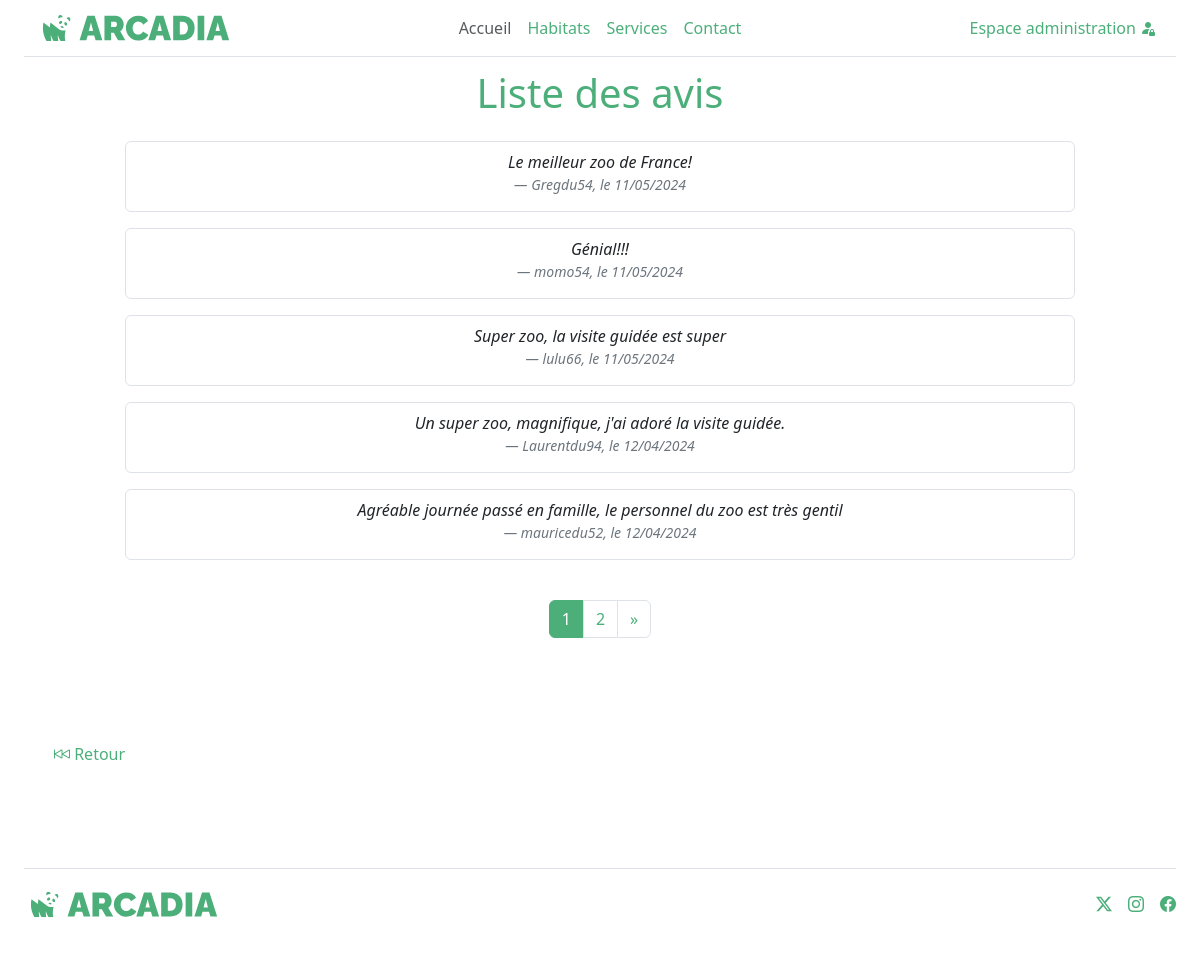
Screenshot of /index.php?controller=review&action=list&page=1 with the database file from the repository.
### tables this page shows
CREATE TABLE IF NOT EXISTS `review` (
  `id` int(10) unsigned NOT NULL AUTO_INCREMENT,
  `user_name` varchar(50) NOT NULL,
  `content` text NOT NULL,
  `created_at` datetime NOT NULL DEFAULT current_timestamp(),
  `is_validated` tinyint(1) DEFAULT 0,
  `on_home_page` tinyint(1) NOT NULL DEFAULT 0,
  PRIMARY KEY (`id`)
);

### index.php (called while the page is built, shortened)
<?php
$controller = new Controller();
$controller->route();

### src/Security/Security.php (called while the page is built, shortened)
<?php
class Security
{
    public static function isAdmin(): bool
    {
        return isset($_SESSION['user']) && $_SESSION['user']['role'] === 'admin';
    }
    public static function isEmployee(): bool
    {
        return isset($_SESSION['user']) && $_SESSION['user']['role'] === 'employee';
    }
}

### db_config.php (called while the page is built, shortened)
<?php
if (file_exists(__DIR__ . '/.env')) {
    $dotenv = Dotenv::createImmutable(__DIR__);
    $dotenv->load();
    return [
        'db_name' => $_ENV['DB_NAME'],
        'db_user' => $_ENV['DB_USER'],
        'db_password' => $_ENV['DB_PASSWORD'],
        'db_port' => $_ENV['DB_PORT'],
        'db_host' => $_ENV['DB_HOST'],
    ];
} else {
    return [
        'db_name' => $_ENV['DB_NAME'],
        'db_user' => $_ENV['DB_USER'],
        'db_password' => $_ENV['DB_PASSWORD'],
        'db_port' => $_ENV['DB_PORT'],
        'db_host' => $_ENV['DB_HOST'],
    ];
}

### src/Db/Mysql.php (called while the page is built, shortened)
<?php
class Mysql
{
    private $db_name;
    private $db_user;
    private $db_password;
    private $db_port;
    private $db_host;
    private $pdo = null;
    private static $_instance = null;
    private function __construct()
    {
        $conf = require_once _ROOTPATH_ . '/db_config.php';
    }
    public static function getInstance(): self
    {
        if (is_null(self::$_instance)) {
            self::$_instance = new Mysql();
        }
        return self::$_instance;
    }
    public function getPDO(): \PDO
    {
        if (is_null($this->pdo)) {
            $this->pdo = new \PDO('mysql:dbname=' . $this->db_name . ';charset=utf8;host=' . $this->db_host . ':' . $this->db_port, $this->db_user, $this->db_password);
        }
        return $this->pdo;
    }
}

### src/Repository/Repository.php (called while the page is built, shortened)
<?php
class Repository
{
    public function __construct()
    {
        $mysql = Mysql::getInstance();
        $this->pdo = $mysql->getPDO();
    }
}

### src/Repository/ReviewRepository.php (called while the page is built, shortened)
<?php
class ReviewRepository extends Repository
{
    public function count()
    {
        if (Security::isAdmin() | Security::isEmployee()) {
            $query = $this->pdo->query('SELECT COUNT(id) FROM review');
            return (int)$query->fetch($this->pdo::FETCH_NUM)[0];
        } else {
            $query = $this->pdo->query('SELECT COUNT(id) FROM review WHERE is_validated = 1');
            return (int)$query->fetch($this->pdo::FETCH_NUM)[0];
        }
    }
    public function showPageReviews($currentPage, $perPage)
    {
        if (Security::isAdmin() | Security::isEmployee()) {
            $query = $this->pdo->query('SELECT * FROM review ORDER BY created_at DESC LIMIT ' . $perPage . ' OFFSET ' . ($currentPage - 1) * $perPage);
        } else {
            $query = $this->pdo->query('SELECT * FROM review WHERE is_validated = 1 ORDER BY created_at DESC LIMIT ' . $perPage . ' OFFSET ' . ($currentPage - 1) * $perPage);
        }
        $reviews = $query->fetchAll($this->pdo::FETCH_ASSOC);
        $reviewEntities = [];
        if ($reviews) {
            foreach ($reviews as $review) {
                $reviewEntities[] = Review::createAndHydrate($review);
            }
        }
        return $reviewEntities;
    }
}

### src/Entity/Entity.php (called while the page is built, shortened)
<?php
class Entity
{
    public static function createAndHydrate(array $data): static
    {
        $entity = new static();
        $entity->hydrate($data);
        return $entity;
    }
    public function hydrate(array $data)
    {
        if (count($data) > 0) {
            foreach ($data as $key => $value) {
                $methodName = 'set' . StringTools::toPascalCase($key);
                if (method_exists($this, $methodName)) {
                    if ($key == 'created_at') {
                        $value = new \DateTime($value);
                    } else if ($key == 'updated_at') {
                        $value = new \DateTime($value);
                    } else if ($key == 'passing_date') {
                        $value = new \DateTime($value);
                    } else if ($key == 'give_at') {
                        $value = new \DateTime($value);
                    }
                }
            }
        }
    }
}

### src/Tools/StringTools.php (called while the page is built, shortened)
<?php
class StringTools
{
    public static function toCamelCase($value, $pascalCase = false)
    {
        $value = ucwords(str_replace(array('-', '_'), ' ', $value));
        $value = str_replace(' ', '', $value);
        if ($pascalCase === false) {
            return lcfirst($value);
        } else {
            return $value;
        }
    }
    public static function toPascalCase($value)
    {
        return self::toCamelCase($value, true);
    }
}

### src/Entity/Review.php (called while the page is built, shortened)
<?php
class Review extends Entity
{
    protected ?string $user_name = '';
    protected ?string $content = '';
    protected ?DateTime $created_at = null;
    public function setId($id): self
    {
        return $this;
    }
    public function getUserName(): string
    {
        return $this->user_name;
    }
    public function setUserName($user_name): self
    {
        $this->user_name = $user_name;
        return $this;
    }
    public function getContent(): string
    {
        return $this->content;
    }
    public function setContent($content): self
    {
        $this->content = $content;
        return $this;
    }
    public function getCreatedAt()
    {
        return $this->created_at;
    }
    public function setCreatedAt(DateTime $created_at): self
    {
        $this->created_at = $created_at;
        return $this;
    }
    public function setIsValidated($is_validated): self
    {
        return $this;
    }
    public function setOnHomePage($on_home_page): self
    {
        return $this;
    }
}

### templates/review/list.php (the view, shortened to what this page needs)
<?php
require_once _ROOTPATH_ . '/templates/header.php'; ?>
<main class="container pt-1 pb-5">
    <div class="justify-content-center text-center pb-3">
        <h1 class="pb-3">Liste des avis</h1>
        <div class="text-center row justify-content-evenly reviews">
            <?php if (Security::isEmployee() | Security::isAdmin()) {
                foreach ($reviews as $review) { ?>
                    <div class="border rounded pt-2 mb-3 fst-italic col-10">
                        <p><?= $review->getContent() ?></p>
                        <div class="blockquote-footer"><?= $review->getUsername(); ?>, le <?= ($review->getCreatedAt())->format('d/m/Y'); ?></div>
                        <div class="d-flex justify-content-between align-items-center">
                            <form method="POST" class="pb-2">
                                <input type="hidden" name="id" value="<?= $review->getId() ?>">
                                <?php if ($review->getIsValidated() == 0) { ?>
                                    <input type="submit" class="btn btn-success" value="Valider" name="validateReview">
                                <?php } else { ?>
                                    <input type="submit" class="btn btn-outline-success" value="Invalider" name="unvalidateReview">
                                <?php } ?>
                            </form>
                            <?php if ($review->getIsValidated() == 1) { ?>
                                <form method="POST" class="pb-2">
                                    <input type="hidden" name="id" value="<?= $review->getId() ?>">
                                    <?php if ($review->getOnHomePage() == 0) { ?>
                                        <button type="submit" class="btn fs-3 bi bi-star" name="favoriteReview">
                                        </button>
                                    <?php } else { ?>
                                        <button type="submit" class="btn  fs-3 bi bi-star-fill" name="unfavoriteReview">
                                        </button>
                                    <?php } ?>
                                </form>
                            <?php } ?>
                            <div class="pb-2">
                                <button type="button" class="btn btn-danger" data-bs-toggle="modal" data-bs-target="#deleteReview">
                                    Supprimer
                                </button>
                            </div>
                            <div class="modal fade" id="deleteReview" tabindex="-1" aria-labelledby="addReviewLabel" aria-hidden="true">
                                <div class="modal-dialog modal-dialog-centered">
                                    <div class="modal-content">
                                        <div class="modal-body">
                                            <p>Etes-vous sûr de vouloir supprimer cet avis?</p>
                                            <form method="POST" class="pb-2">
                                                <input type="hidden" name="id" value="<?= $review->getId() ?>">
                                                <input type="submit" class="btn btn-danger" value="Supprimer" name="deleteReview">
                                            </form>
                                        </div>
                                        </form>
                                    </div>
                                </div>
                            </div>
                        </div>
                    </div>
                <?php }
            } else {
                foreach ($reviews as $review) { ?>
                    <div class="border rounded pt-2 mb-3 fst-italic col-10">
                        <p><?= $review->getContent() ?></p>
                        <div class="blockquote-footer"><?= $review->getUsername(); ?>, le <?= ($review->getCreatedAt())->format('d/m/Y'); ?></div>
                    </div>
            <?php }
            }
            ?>
        </div>
        <div class=" d-flex justify-content-center my-4">
            <nav aria-label="Page navigation">
                <ul class="pagination">
                    <?php for ($i = 1; $i <= $pages; $i++) {
                        if ($i == $currentPage) { ?>
                            <li class="page-item active"><a class="page-link " href="index.php?controller=review&action=list&page=<?= $i ?>"><?= $i ?></a></li>
                        <?php } else { ?>
                            <li class="page-item"><a class="page-link" href="index.php?controller=review&action=list&page=<?= $i ?>"><?= $i ?></a></li>
                    <?php }
                    } ?>
                    <?php if ($currentPage < $pages) { ?>
                        <li class="page-item">
                            <a class="page-link" href="index.php?controller=review&action=list&page=<?= $currentPage + 1 ?>" aria-label="Next">
                                <span aria-hidden="true">&raquo;</span>
                            </a>
                        </li>
                    <?php } ?>
                </ul>
            </nav>
        </div>
    </div>
    <div class="container pt-5">
        <a href="index.php?controller=page&action=home"><i class="bi bi-skip-backward"></i> Retour</a>
    </div>
</main>
<?php require_once _ROOTPATH_ . '/templates/footer.php'; ?>

### rows the page displays
review: content "Le meilleur zoo de France!", user_name "Gregdu54", format "11/05/2024"
review: content "Génial!!!", user_name "momo54", format "11/05/2024"
review: content "Super zoo, la visite guidée est super", user_name "lulu66", format "11/05/2024"
review: content "Un super zoo, magnifique, j'ai adoré la visite guidée.", user_name "Laurentdu94", format "12/04/2024"
review: content "Agréable journée passé en famille, le personnel du zoo est très gentil", user_name "mauricedu52", format "12/04/2024"
